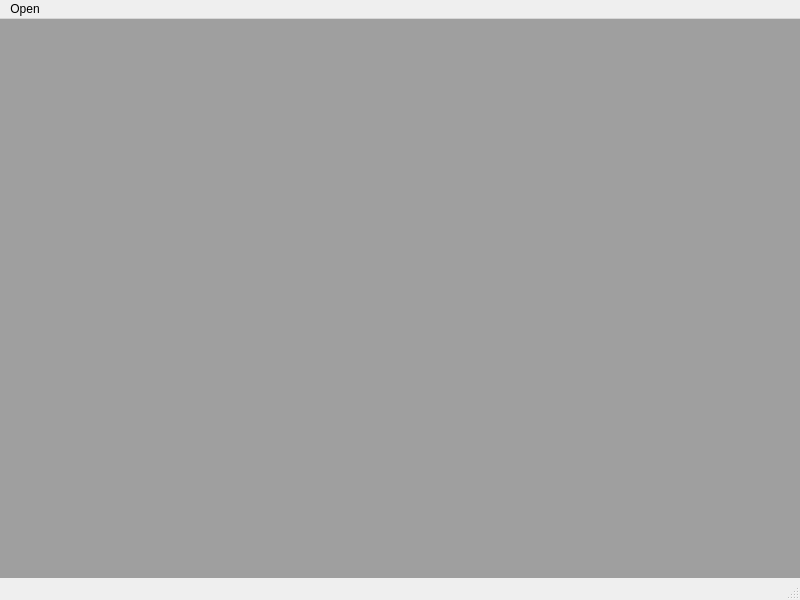
<?xml version="1.0" encoding="UTF-8"?>
<ui version="4.0">
 <class>MainWindow</class>
 <widget class="QMainWindow" name="MainWindow">
  <property name="geometry">
   <rect>
    <x>0</x>
    <y>0</y>
    <width>800</width>
    <height>600</height>
   </rect>
  </property>
  <property name="windowTitle">
   <string>MainWindow</string>
  </property>
  <widget class="QWidget" name="centralwidget">
   <layout class="QVBoxLayout" name="verticalLayout">
    <property name="leftMargin">
     <number>0</number>
    </property>
    <property name="topMargin">
     <number>0</number>
    </property>
    <property name="rightMargin">
     <number>0</number>
    </property>
    <property name="bottomMargin">
     <number>0</number>
    </property>
    <item>
     <widget class="QMdiArea" name="mdi"/>
    </item>
   </layout>
  </widget>
  <widget class="QMenuBar" name="menubar">
   <property name="geometry">
    <rect>
     <x>0</x>
     <y>0</y>
     <width>800</width>
     <height>21</height>
    </rect>
   </property>
   <widget class="QMenu" name="menuClient">
    <property name="title">
     <string>Open</string>
    </property>
    <addaction name="actionClient"/>
    <addaction name="actionServer"/>
   </widget>
   <addaction name="menuClient"/>
  </widget>
  <widget class="QStatusBar" name="statusbar"/>
  <action name="actionClient">
   <property name="text">
    <string>Client</string>
   </property>
  </action>
  <action name="actionServer">
   <property name="text">
    <string>Server</string>
   </property>
  </action>
 </widget>
 <resources/>
 <connections/>
</ui>
